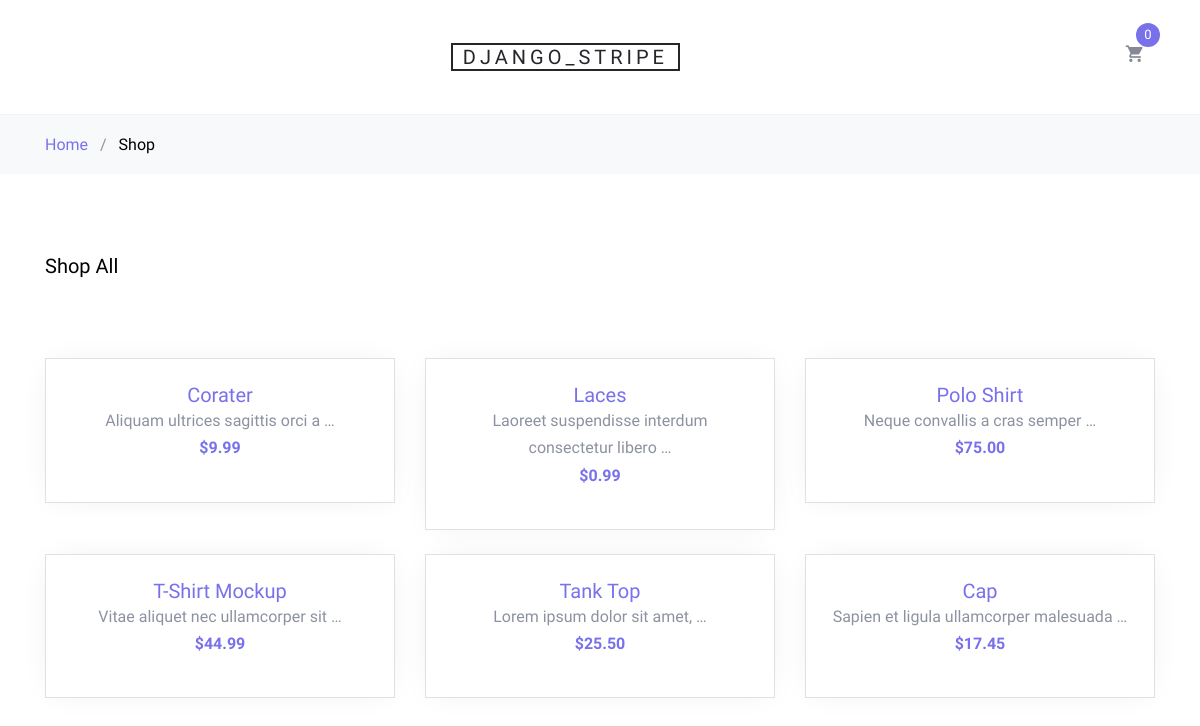
The page / on the database its author committed.
### payments/models.py (models this page shows, shortened)
class Item(models.Model):
    name = models.CharField(max_length=100)
    description = models.TextField(null=True, blank=True)
    price = models.IntegerField(
        verbose_name='price in cents')  # цена товара в центах, т.к. платежный сервис Stripe принимает цену в центах
    class Meta:
        ordering = ['name']  # сортировка в админке
    def get_absolute_url(self):
        return reverse('detail_item', kwargs={'item_id': self.pk})
    def get_display_price(self):
        return '{0:.2f}'.format(self.price / 100)

### payments/views.py (the view)
# urls.py: path('', items_list, name='home'),  # главная страница
def items_list(request):
    items = Item.objects.all()
    context = {
        'items': items,
        'title': 'home'
    }
    return render(request, 'payments/index.html', context)

### payments/templatetags/user_tags.py (called while the page is built)
@register.simple_tag(takes_context=True)
def cart_obj_count(context):
    cart = context.request.session.get('cart', {})
    item_pks = list(cart.keys())
    item_count = Item.objects.filter(pk__in=item_pks).count()
    return item_count

### payments/templates/payments/index.html (shortened to what this page needs)
{% extends 'base.html' %}
{% block navbar %}
    Shop
{% endblock %}
{% block content %}
    <div class="site-section">
        <div class="container">
            <div class="row mb-5">
                <div class="col-md-12 order-2">
                    <div class="row">
                        <div class="col-md-12 mb-5">
                            <div class="float-md-left mb-4"><h2 class="text-black h5">Shop All</h2></div>
                        </div>
                    </div>
                    <div class="row mb-5">
                        {% for item in items %}
                            <div class="col-sm-6 col-lg-4 mb-4" data-aos="fade-up">
                                <div class="block-4 text-center border">
                                    <div class="block-4-text p-4">
                                        <h3><a href="{{ item.get_absolute_url }}">{{ item.name }}</a></h3>
                                        <p class="mb-0">{{ item.description|truncatewords:5 }}</p>
                                        <p class="text-primary font-weight-bold">${{ item.get_display_price }}</p>
                                    </div>
                                </div>
                            </div>
                        {% endfor %}
                    </div>
                </div>
            </div>
        </div>
    </div>
{% endblock %}

### payments/static/css/style.css (style rules this page uses)
body { line-height: 1.7; color: #8c92a0; font-weight: 300; font-size: 16px; }
a { -webkit-transition: .3s all ease; -o-transition: .3s all ease; transition: .3s all ease; }
.text-black { color: #000; }
.site-section { padding: 2.5em 0; }
@media (min-width: 768px) { .site-section { padding: 5em 0; } }
.block-4 { -webkit-box-shadow: 0 0 30px -10px rgba(0, 0, 0, 0.1); box-shadow: 0 0 30px -10px rgba(0, 0, 0, 0.1); background: #fff; }
.block-4 .block-4-text h3 { font-size: 20px; margin-bottom: 0; }
.block-4 .block-4-text h3 a { text-decoration: none; }

### rows shown on the page
Item: name "Corater", description "Aliquam ultrices sagittis orci a …", get_display_price "9.99"
Item: name "Laces", description "Laoreet suspendisse interdum consectetur libero …", get_display_price "0.99"
Item: name "Polo Shirt", description "Neque convallis a cras semper …", get_display_price "75.00"
Item: name "T-Shirt Mockup", description "Vitae aliquet nec ullamcorper sit …", get_display_price "44.99"
Item: name "Tank Top", description "Lorem ipsum dolor sit amet, …", get_display_price "25.50"
Item: name "Сap", description "Sapien et ligula ullamcorper malesuada …", get_display_price "17.45"
